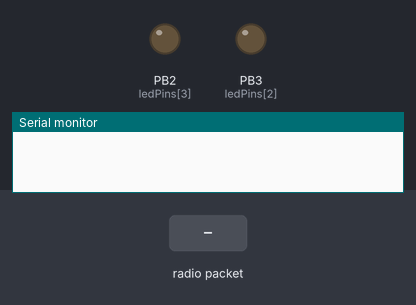
Simulated run of this sketch. Board: ATtiny85, built with avr-gcc and run on an emulated ATtiny85. Shown: output pins drawn as LEDs (lit = HIGH), the last lines printed to the serial monitor. The test bench sets the inputs (shaded band). No radio packets arrive unless stated.

Above: at 1.2 s.
1.3 s: radio packet "T2" arrives
At 2.5 s:
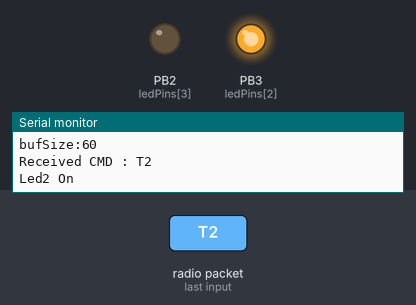
2.8 s: radio packet "T3" arrives
At 3.7 s:
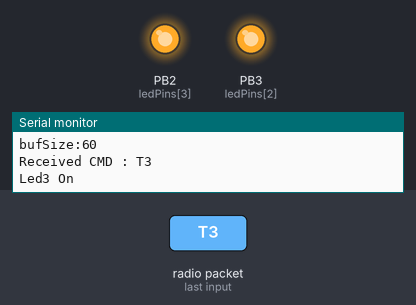
4.3 s: radio packet "T2" arrives
At 4.8 s:
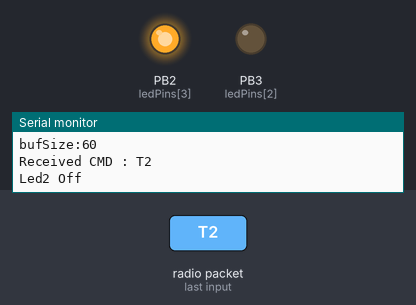
Timing chart, 0 to 7.3 s (numbered marks = the images above; inputs shaded):
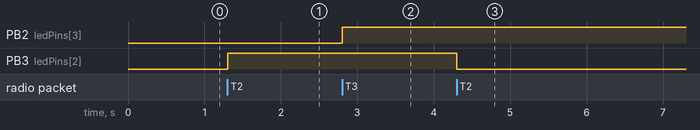

The sketch:

ask_receiver.ino
```cpp
// ask_receiver.pde
// -*- mode: C++ -*-
// Simple example of how to use RadioHead to receive messages
// with a simple ASK transmitter in a very simple way.
// Implements a simplex (one-way) receiver with an Rx-B1 module
// Tested on Arduino Mega, Duemilanova, Uno, Due, Teensy, ESP-12

#include <RH_ASK.h>
#ifdef RH_HAVE_HARDWARE_SPI
#include <SPI.h> // Not actually used but needed to compile
#endif

//RH_ASK driver;
 RH_ASK driver(2000, 11, 12, 0); // ESP8266 or ESP32: do not use pin 11 or 2
// RH_ASK driver(2000, 3, 4, 0); // ATTiny, RX on D3 (pin 2 on attiny85) TX on D4 (pin 3 on attiny85),


//TO CONTROL LED
bool ledStates[] = {false,false,false,false};
byte ledPins[] = {8,7,3,2};

void setup()
{
#ifdef RH_HAVE_SERIAL
    Serial.begin(9600);	  // Debugging only
#endif
    if (!driver.init())
#ifdef RH_HAVE_SERIAL
         Serial.println("init failed");
#else
	;
#endif

for (int i = 0; i<sizeof(ledStates);i++){
  pinMode(ledPins[i],OUTPUT);
  digitalWrite(ledPins[i],ledStates[i]);
}
//pinMode(led1Pin,OUTPUT);

}

void loop()
{
    uint8_t buf[RH_ASK_MAX_MESSAGE_LEN];
    uint8_t buflen = sizeof(buf);

    if (driver.recv(buf, &buflen)) // Non-blocking
    {

   Serial.print("Buflen:");
   Serial.println(buflen);
   Serial.print("bufSize:");
   Serial.println(sizeof(buf));
   String cmd = "";
   int j =0;
   while (j<buflen){
    cmd = cmd + (char )buf[j];
    j++;
   }
   Serial.print("Received CMD : ");
   Serial.println(cmd);
  // ToggleLED1();
    ProcessCMD(cmd);
    }

}

void ProcessCMD(String cmd) {
  if (cmd == "T0") {
    ToggleLED(0);
  }
  else if (cmd == "T1") {
    ToggleLED(1);
  }
  else if (cmd == "T2") {
    ToggleLED(2);
  }
  else if (cmd == "T3") {
    ToggleLED(3);
  }
  else {
    Serial.println("Unknown command");
  }


}

void ToggleLED(int cmdNum) {
  ledStates[cmdNum] = !ledStates[cmdNum]; //if true, will make it false. if false, will make it true
  digitalWrite(ledPins[cmdNum],ledStates[cmdNum]);
  if (ledStates[cmdNum]) {
    Serial.println("Led"+String(cmdNum)+" On");

  }
  else {
    Serial.println("Led"+String(cmdNum)+" Off");
  }
}
```

Measured:
- after the input at 1.3 s, PB3 (ledPins[2]): LOW → HIGH at once
- after the input at 2.8 s, PB2 (ledPins[3]): LOW → HIGH at once
- after the input at 4.3 s, PB3 (ledPins[2]): HIGH → LOW at once
